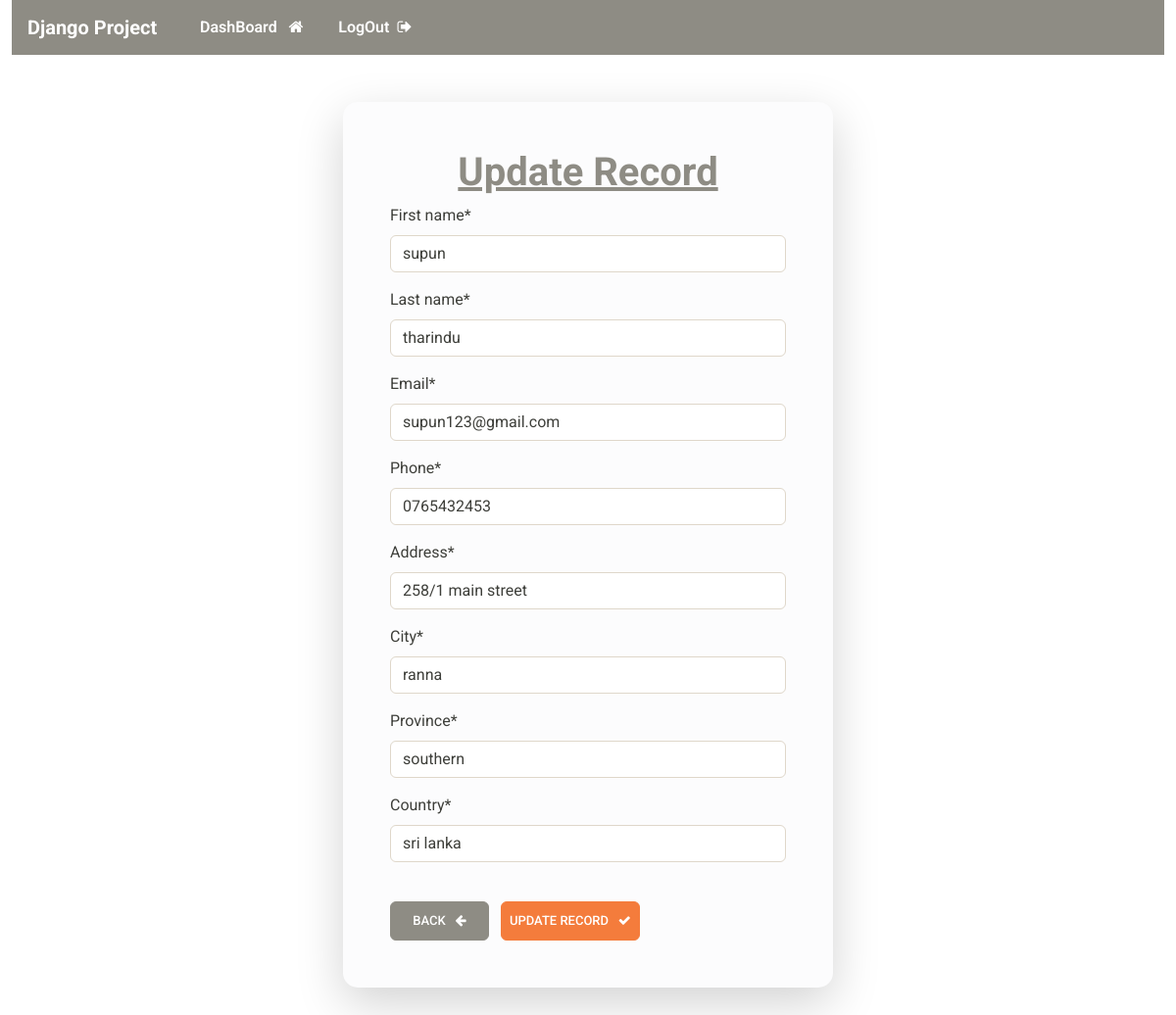
The page /updaterecord/5 (signed in) on the database its author committed.
### webapp/models.py (models this page shows, shortened)
class Record(models.Model):
    creation_date=models.DateTimeField(auto_now_add=True)
    first_name=models.CharField(max_length=255)
    last_name=models.CharField(max_length=255)
    email=models.EmailField(max_length=255)
    phone=models.CharField(max_length=20)
    address=models.CharField(max_length=255)
    city=models.CharField(max_length=255)
    province=models.CharField(max_length=200)
    country=models.CharField(max_length=200)

### webapp/views.py (the view)
# urls.py: path('updaterecord/<int:pk>',views.updateRecord,name="updateRecord"),
@login_required(login_url='mylogin')
def updateRecord(request,pk):
    record=Record.objects.get(id=pk)
    form=UpdateRecord(instance=record)
    if(request.method == 'POST'):
        form=UpdateRecord(request.POST, instance=record)
        if form.is_valid():
            form.save()
            messages.success(request,"Record updated successfully")
            return redirect('dashboard')
    context={
        'form': form,
    }
    return render(request,'webapp/update-record.html',context=context)

### webapp/forms.py
class UpdateRecord(forms.ModelForm):
    class Meta:
        model = Record
        fields=["first_name", "last_name", "email","phone","address","city","province","country"]

### webapp/templates/webapp/update-record.html (shortened to what this page needs)
{% extends 'webapp/base.html' %} {% load crispy_forms_tags %}
{% block content %}
<body>
  <div
    class="container shadow-lg p-5 bg-light-subtle register-layout mt-4 mb-5"
  >
    <h1 class="text-center text-secondary text-decoration-underline fw-bolder">
      Update Record
    </h1>
    <form method="POST" autocomplete="off">
      {% csrf_token %} {{ form|crispy }}
      <br />
      <a class="btn btn-secondary p-2 w-25" href="{% url 'dashboard' %}">
        Back &nbsp;
        <i class="fa fa-arrow-left" aria-hidden="true"></i>
      </a>
      <button type="submit" class="btn btn-warning p-2">
        Update Record &nbsp; <i class="fa fa-check" aria-hidden="true"></i>
      </button>
      <br />
    </form>
  </div>
</body>
{% endblock %}

### static/css/styles.css (style rules this page uses)
.register-layout { border-radius: 15px; width: 500px; }

### rows shown on the page
Record: first_name "supun", last_name "tharindu", email "supun123@gmail.com", phone "0765432453", address "258/1 main street", city "ranna", province "southern", country "sri lanka"
